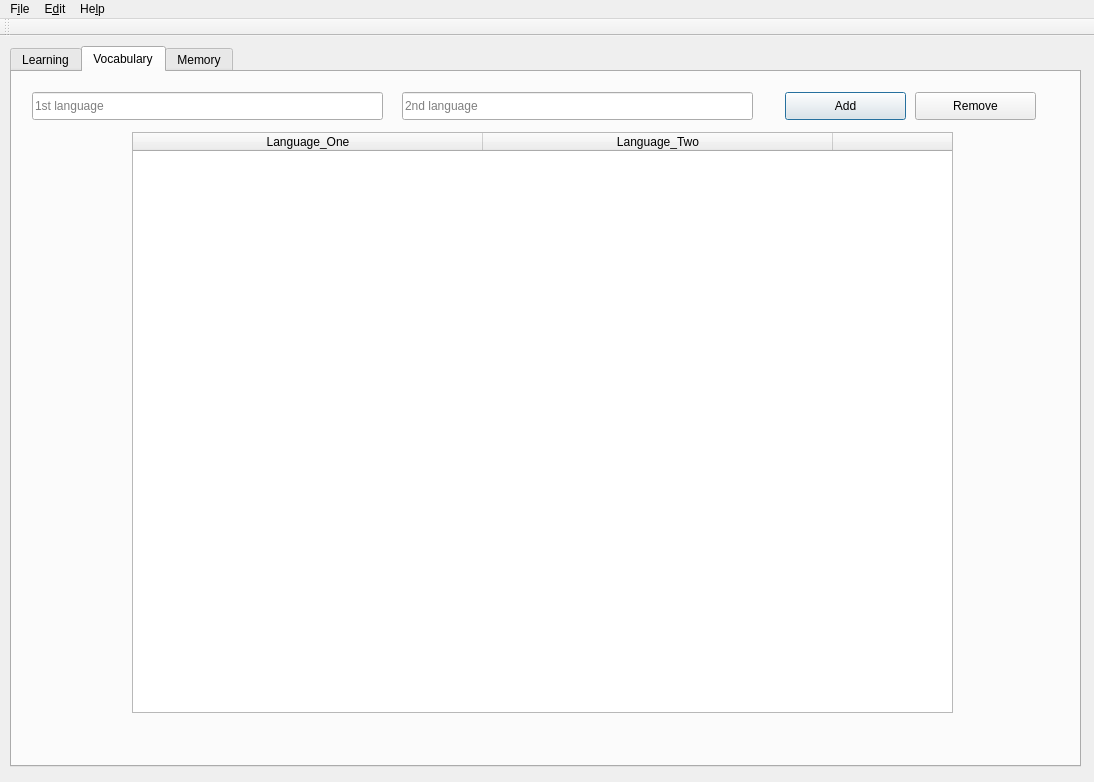
<?xml version="1.0" encoding="UTF-8"?>
<ui version="4.0">
 <class>MainWindow</class>
 <widget class="QMainWindow" name="MainWindow">
  <property name="geometry">
   <rect>
    <x>0</x>
    <y>0</y>
    <width>1094</width>
    <height>782</height>
   </rect>
  </property>
  <property name="windowTitle">
   <string>MainWindow</string>
  </property>
  <widget class="QWidget" name="centralWidget">
   <widget class="QTabWidget" name="tabWidget">
    <property name="geometry">
     <rect>
      <x>10</x>
      <y>10</y>
      <width>1071</width>
      <height>721</height>
     </rect>
    </property>
    <property name="sizePolicy">
     <sizepolicy hsizetype="Expanding" vsizetype="Expanding">
      <horstretch>0</horstretch>
      <verstretch>0</verstretch>
     </sizepolicy>
    </property>
    <property name="currentIndex">
     <number>1</number>
    </property>
    <widget class="QWidget" name="tab1">
     <attribute name="title">
      <string>Learning</string>
     </attribute>
     <widget class="QPushButton" name="howeverTrueButton">
      <property name="geometry">
       <rect>
        <x>50</x>
        <y>510</y>
        <width>151</width>
        <height>51</height>
       </rect>
      </property>
      <property name="text">
       <string>I had the 
right answer</string>
      </property>
      <property name="autoDefault">
       <bool>true</bool>
      </property>
      <property name="default">
       <bool>true</bool>
      </property>
     </widget>
     <widget class="QLabel" name="solutionLabel">
      <property name="geometry">
       <rect>
        <x>300</x>
        <y>510</y>
        <width>421</width>
        <height>51</height>
       </rect>
      </property>
      <property name="font">
       <font>
        <pointsize>14</pointsize>
        <weight>50</weight>
        <italic>true</italic>
        <bold>false</bold>
       </font>
      </property>
      <property name="text">
       <string>Solution</string>
      </property>
     </widget>
     <widget class="QLabel" name="assertionLabel">
      <property name="geometry">
       <rect>
        <x>310</x>
        <y>423</y>
        <width>291</width>
        <height>25</height>
       </rect>
      </property>
      <property name="font">
       <font>
        <pointsize>14</pointsize>
        <weight>75</weight>
        <bold>true</bold>
       </font>
      </property>
      <property name="text">
       <string>Right / Wrong</string>
      </property>
     </widget>
     <widget class="QPushButton" name="continueButton">
      <property name="geometry">
       <rect>
        <x>50</x>
        <y>420</y>
        <width>151</width>
        <height>31</height>
       </rect>
      </property>
      <property name="text">
       <string>Continue</string>
      </property>
      <property name="autoDefault">
       <bool>true</bool>
      </property>
      <property name="default">
       <bool>true</bool>
      </property>
     </widget>
     <widget class="QLabel" name="language1Label">
      <property name="geometry">
       <rect>
        <x>51</x>
        <y>219</y>
        <width>320</width>
        <height>25</height>
       </rect>
      </property>
      <property name="minimumSize">
       <size>
        <width>320</width>
        <height>0</height>
       </size>
      </property>
      <property name="font">
       <font>
        <pointsize>14</pointsize>
        <weight>75</weight>
        <italic>true</italic>
        <bold>true</bold>
       </font>
      </property>
      <property name="text">
       <string>Language1</string>
      </property>
     </widget>
     <widget class="QLabel" name="language2Label">
      <property name="geometry">
       <rect>
        <x>534</x>
        <y>219</y>
        <width>91</width>
        <height>25</height>
       </rect>
      </property>
      <property name="font">
       <font>
        <pointsize>14</pointsize>
        <weight>75</weight>
        <italic>true</italic>
        <bold>true</bold>
       </font>
      </property>
      <property name="text">
       <string>Language2</string>
      </property>
     </widget>
     <widget class="QLineEdit" name="lineEdit_1">
      <property name="geometry">
       <rect>
        <x>52</x>
        <y>295</y>
        <width>421</width>
        <height>41</height>
       </rect>
      </property>
      <property name="sizePolicy">
       <sizepolicy hsizetype="Expanding" vsizetype="Preferred">
        <horstretch>0</horstretch>
        <verstretch>0</verstretch>
       </sizepolicy>
      </property>
      <property name="font">
       <font>
        <pointsize>13</pointsize>
       </font>
      </property>
      <property name="alignment">
       <set>Qt::AlignLeading|Qt::AlignLeft|Qt::AlignVCenter</set>
      </property>
     </widget>
     <widget class="QLineEdit" name="lineEdit_2">
      <property name="geometry">
       <rect>
        <x>520</x>
        <y>297</y>
        <width>421</width>
        <height>41</height>
       </rect>
      </property>
      <property name="sizePolicy">
       <sizepolicy hsizetype="Expanding" vsizetype="Preferred">
        <horstretch>0</horstretch>
        <verstretch>0</verstretch>
       </sizepolicy>
      </property>
      <property name="font">
       <font>
        <pointsize>13</pointsize>
       </font>
      </property>
      <property name="alignment">
       <set>Qt::AlignLeading|Qt::AlignLeft|Qt::AlignVCenter</set>
      </property>
     </widget>
     <widget class="QPushButton" name="startLearningButton">
      <property name="geometry">
       <rect>
        <x>536</x>
        <y>43</y>
        <width>241</width>
        <height>28</height>
       </rect>
      </property>
      <property name="maximumSize">
       <size>
        <width>16777215</width>
        <height>30</height>
       </size>
      </property>
      <property name="text">
       <string>Start Learning</string>
      </property>
      <property name="autoDefault">
       <bool>true</bool>
      </property>
      <property name="default">
       <bool>true</bool>
      </property>
     </widget>
     <widget class="QLabel" name="levelLabel">
      <property name="geometry">
       <rect>
        <x>537</x>
        <y>78</y>
        <width>171</width>
        <height>40</height>
       </rect>
      </property>
      <property name="minimumSize">
       <size>
        <width>0</width>
        <height>35</height>
       </size>
      </property>
      <property name="maximumSize">
       <size>
        <width>16777215</width>
        <height>40</height>
       </size>
      </property>
      <property name="font">
       <font>
        <pointsize>14</pointsize>
        <weight>75</weight>
        <bold>true</bold>
       </font>
      </property>
      <property name="frameShape">
       <enum>QFrame::Box</enum>
      </property>
      <property name="text">
       <string> Level</string>
      </property>
      <property name="alignment">
       <set>Qt::AlignLeading|Qt::AlignLeft|Qt::AlignVCenter</set>
      </property>
     </widget>
     <widget class="QLabel" name="levelText">
      <property name="geometry">
       <rect>
        <x>770</x>
        <y>80</y>
        <width>16</width>
        <height>35</height>
       </rect>
      </property>
      <property name="minimumSize">
       <size>
        <width>0</width>
        <height>35</height>
       </size>
      </property>
      <property name="font">
       <font>
        <pointsize>14</pointsize>
        <weight>75</weight>
        <bold>true</bold>
       </font>
      </property>
      <property name="text">
       <string>1</string>
      </property>
      <property name="alignment">
       <set>Qt::AlignCenter</set>
      </property>
     </widget>
     <widget class="QLabel" name="vocabsLearnedLabel">
      <property name="geometry">
       <rect>
        <x>60</x>
        <y>40</y>
        <width>201</width>
        <height>81</height>
       </rect>
      </property>
      <property name="minimumSize">
       <size>
        <width>0</width>
        <height>50</height>
       </size>
      </property>
      <property name="maximumSize">
       <size>
        <width>250</width>
        <height>16777215</height>
       </size>
      </property>
      <property name="font">
       <font>
        <pointsize>14</pointsize>
        <weight>75</weight>
        <bold>true</bold>
       </font>
      </property>
      <property name="frameShape">
       <enum>QFrame::NoFrame</enum>
      </property>
      <property name="text">
       <string>Words learned in current session:</string>
      </property>
      <property name="alignment">
       <set>Qt::AlignCenter</set>
      </property>
      <property name="wordWrap">
       <bool>true</bool>
      </property>
     </widget>
     <widget class="QLabel" name="vocabsLearned">
      <property name="geometry">
       <rect>
        <x>320</x>
        <y>60</y>
        <width>51</width>
        <height>50</height>
       </rect>
      </property>
      <property name="minimumSize">
       <size>
        <width>0</width>
        <height>50</height>
       </size>
      </property>
      <property name="maximumSize">
       <size>
        <width>120</width>
        <height>16777215</height>
       </size>
      </property>
      <property name="font">
       <font>
        <pointsize>14</pointsize>
        <weight>75</weight>
        <bold>true</bold>
       </font>
      </property>
      <property name="frameShape">
       <enum>QFrame::NoFrame</enum>
      </property>
      <property name="text">
       <string>0</string>
      </property>
      <property name="alignment">
       <set>Qt::AlignCenter</set>
      </property>
      <property name="wordWrap">
       <bool>true</bool>
      </property>
     </widget>
    </widget>
    <widget class="QWidget" name="tab2">
     <attribute name="title">
      <string>Vocabulary</string>
     </attribute>
     <widget class="QTableWidget" name="mainTable">
      <property name="geometry">
       <rect>
        <x>120</x>
        <y>60</y>
        <width>821</width>
        <height>581</height>
       </rect>
      </property>
      <property name="horizontalScrollBarPolicy">
       <enum>Qt::ScrollBarAlwaysOff</enum>
      </property>
      <attribute name="horizontalHeaderDefaultSectionSize">
       <number>350</number>
      </attribute>
      <attribute name="horizontalHeaderMinimumSectionSize">
       <number>80</number>
      </attribute>
      <attribute name="horizontalHeaderStretchLastSection">
       <bool>false</bool>
      </attribute>
      <attribute name="verticalHeaderStretchLastSection">
       <bool>false</bool>
      </attribute>
      <column>
       <property name="text">
        <string>Language_One</string>
       </property>
      </column>
      <column>
       <property name="text">
        <string>Language_Two</string>
       </property>
      </column>
      <column>
       <property name="text">
        <string>Level</string>
       </property>
       <property name="textAlignment">
        <set>AlignCenter</set>
       </property>
      </column>
     </widget>
     <widget class="QLineEdit" name="voc1LineEdit">
      <property name="geometry">
       <rect>
        <x>20</x>
        <y>20</y>
        <width>351</width>
        <height>28</height>
       </rect>
      </property>
      <property name="placeholderText">
       <string>1st language</string>
      </property>
     </widget>
     <widget class="QLineEdit" name="voc2LineEdit">
      <property name="geometry">
       <rect>
        <x>390</x>
        <y>20</y>
        <width>351</width>
        <height>28</height>
       </rect>
      </property>
      <property name="placeholderText">
       <string>2nd language</string>
      </property>
     </widget>
     <widget class="QPushButton" name="addVocButton">
      <property name="geometry">
       <rect>
        <x>773</x>
        <y>20</y>
        <width>121</width>
        <height>28</height>
       </rect>
      </property>
      <property name="toolTip">
       <string>Add vocabulary pair</string>
      </property>
      <property name="text">
       <string>Add</string>
      </property>
      <property name="default">
       <bool>true</bool>
      </property>
     </widget>
     <widget class="QPushButton" name="removeRowButton">
      <property name="geometry">
       <rect>
        <x>903</x>
        <y>20</y>
        <width>121</width>
        <height>28</height>
       </rect>
      </property>
      <property name="toolTip">
       <string>Remove vocabulary pair</string>
      </property>
      <property name="text">
       <string>Remove</string>
      </property>
     </widget>
    </widget>
    <widget class="QWidget" name="tab3">
     <attribute name="title">
      <string>Memory</string>
     </attribute>
     <widget class="QWidget" name="memoWidget" native="true">
      <property name="geometry">
       <rect>
        <x>0</x>
        <y>0</y>
        <width>1071</width>
        <height>691</height>
       </rect>
      </property>
      <property name="baseSize">
       <size>
        <width>1050</width>
        <height>660</height>
       </size>
      </property>
      <widget class="QWidget" name="gridLayoutWidget">
       <property name="geometry">
        <rect>
         <x>0</x>
         <y>0</y>
         <width>1061</width>
         <height>681</height>
        </rect>
       </property>
       <layout class="QGridLayout" name="gridLayout">
        <property name="spacing">
         <number>6</number>
        </property>
        <item row="0" column="0">
         <widget class="QPushButton" name="startMemoryButton">
          <property name="sizePolicy">
           <sizepolicy hsizetype="Minimum" vsizetype="Minimum">
            <horstretch>0</horstretch>
            <verstretch>0</verstretch>
           </sizepolicy>
          </property>
          <property name="maximumSize">
           <size>
            <width>500</width>
            <height>100</height>
           </size>
          </property>
          <property name="font">
           <font>
            <pointsize>14</pointsize>
           </font>
          </property>
          <property name="text">
           <string>Start Memory</string>
          </property>
         </widget>
        </item>
       </layout>
      </widget>
     </widget>
    </widget>
   </widget>
  </widget>
  <widget class="QMenuBar" name="menuBar">
   <property name="geometry">
    <rect>
     <x>0</x>
     <y>0</y>
     <width>1094</width>
     <height>28</height>
    </rect>
   </property>
   <widget class="QMenu" name="menuFile">
    <property name="title">
     <string>F&amp;ile</string>
    </property>
    <addaction name="actionImport"/>
    <addaction name="actionExport"/>
    <addaction name="separator"/>
    <addaction name="actionExit"/>
   </widget>
   <widget class="QMenu" name="menuHelp">
    <property name="title">
     <string>He&amp;lp</string>
    </property>
    <addaction name="actionAbout"/>
   </widget>
   <widget class="QMenu" name="menuEdit">
    <property name="title">
     <string>E&amp;dit</string>
    </property>
    <addaction name="actionPreferences"/>
   </widget>
   <addaction name="menuFile"/>
   <addaction name="menuEdit"/>
   <addaction name="menuHelp"/>
  </widget>
  <widget class="QToolBar" name="mainToolBar">
   <attribute name="toolBarArea">
    <enum>TopToolBarArea</enum>
   </attribute>
   <attribute name="toolBarBreak">
    <bool>false</bool>
   </attribute>
  </widget>
  <action name="actionImport">
   <property name="text">
    <string>&amp;Import</string>
   </property>
  </action>
  <action name="actionExport">
   <property name="text">
    <string>&amp;Export</string>
   </property>
  </action>
  <action name="actionExit">
   <property name="text">
    <string>E&amp;xit</string>
   </property>
  </action>
  <action name="actionAbout">
   <property name="text">
    <string>&amp;About</string>
   </property>
  </action>
  <action name="actionPreferences">
   <property name="text">
    <string>&amp;Preferences</string>
   </property>
  </action>
 </widget>
 <layoutdefault spacing="6" margin="11"/>
 <tabstops>
  <tabstop>voc1LineEdit</tabstop>
  <tabstop>voc2LineEdit</tabstop>
  <tabstop>addVocButton</tabstop>
  <tabstop>howeverTrueButton</tabstop>
  <tabstop>startLearningButton</tabstop>
  <tabstop>tabWidget</tabstop>
  <tabstop>lineEdit_2</tabstop>
  <tabstop>continueButton</tabstop>
  <tabstop>removeRowButton</tabstop>
  <tabstop>mainTable</tabstop>
  <tabstop>lineEdit_1</tabstop>
 </tabstops>
 <resources/>
 <connections/>
</ui>
